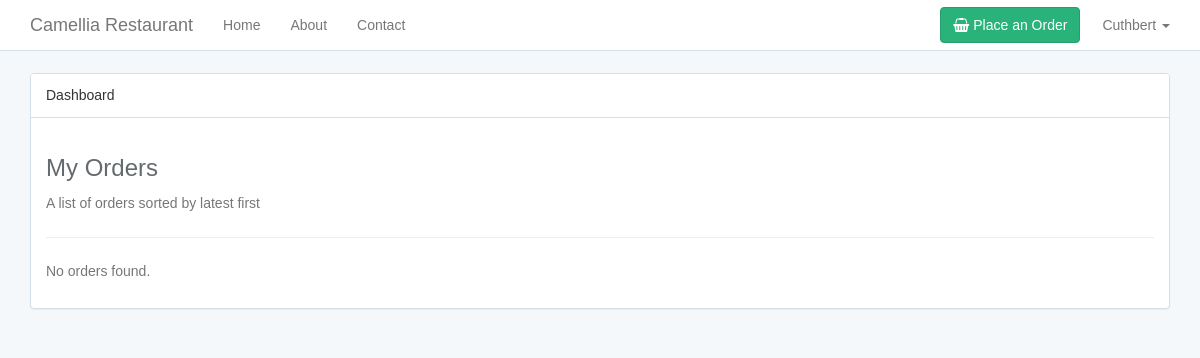
The page /dashboard.php (signed in) on the database as committed earlier.
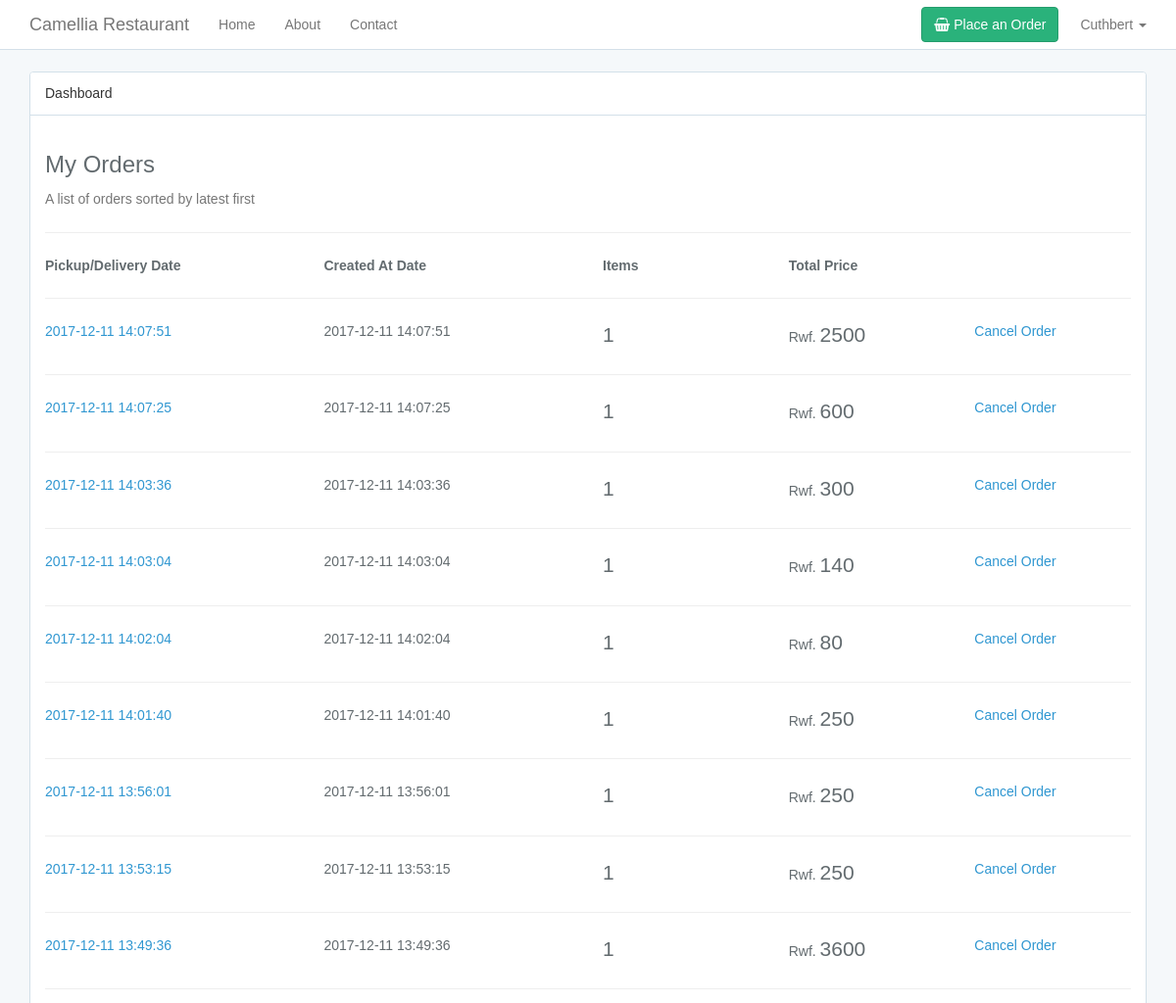
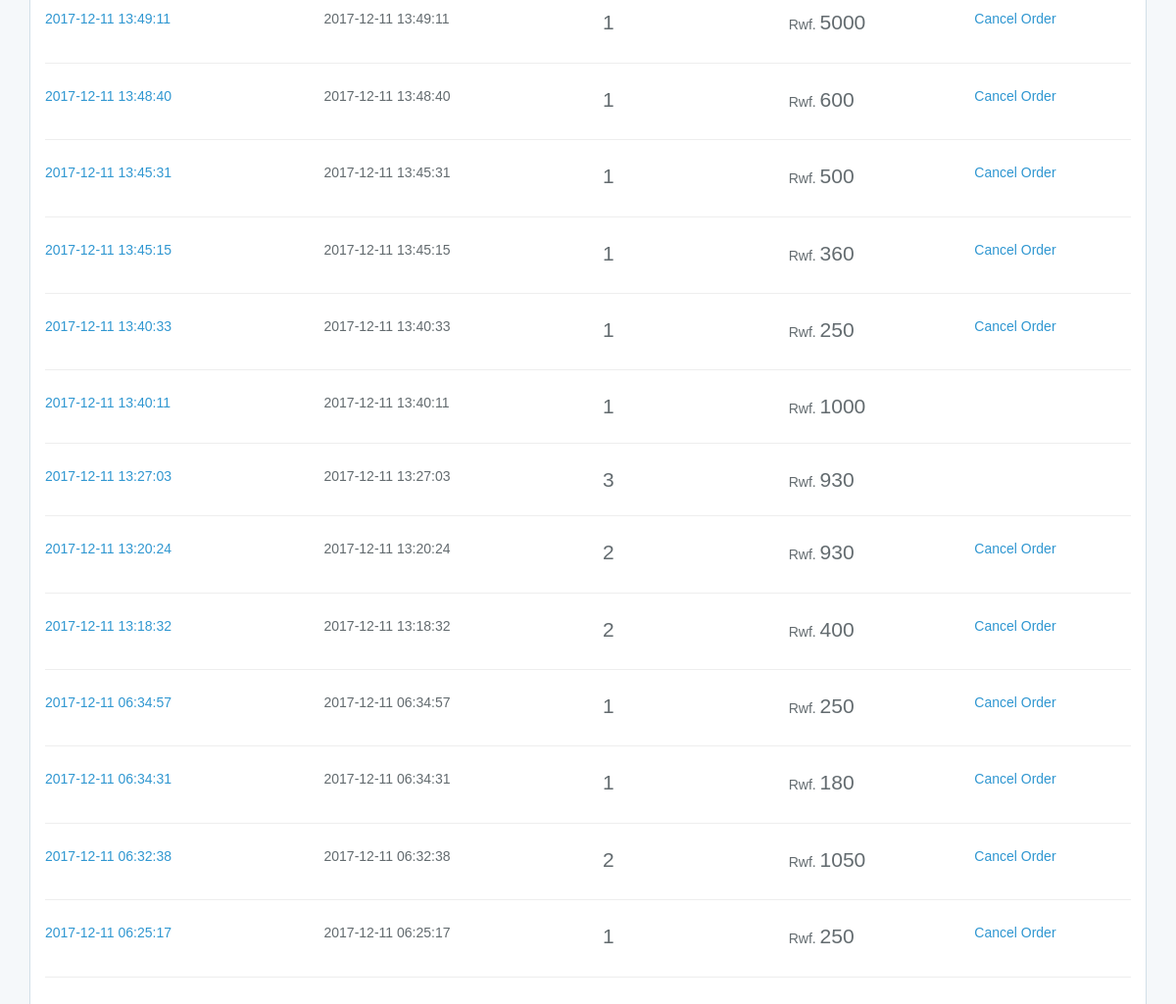
The same page on the database as committed later (2 pictures, top to bottom).
### tables this page shows
CREATE TABLE `orders` (
  `id` int(10) UNSIGNED NOT NULL,
  `user_id` int(10) UNSIGNED NOT NULL,
  `booked_at` timestamp NOT NULL DEFAULT CURRENT_TIMESTAMP,
  `expired_at` timestamp NULL DEFAULT NULL,
  `paid_at` timestamp NULL DEFAULT NULL,
  `created_at` timestamp NOT NULL DEFAULT CURRENT_TIMESTAMP,
  `updated_at` timestamp NOT NULL DEFAULT CURRENT_TIMESTAMP ON UPDATE CURRENT_TIMESTAMP
);

### helpers.php (called while the page is built, shortened)
<?php
if (!function_exists('route')) {
    function route($name)
    {
        return APP_URL . "/{$name}";
    }
}
if (!function_exists('auth_check')) {
    function auth_check()
    {
        if (isset($_SESSION['user'])) {
            return true;
        }
        return false;
    }
}
if (!function_exists('auth')) {
    function auth()
    {
        if (auth_check()) {
            return $_SESSION['user'];
        }
        return null;
    }
}
if (!function_exists('session_has')) {
    function session_has($key, $item = null)
    {
        if (isset($key)) {
            if (isset($item)) {
                if (isset($_SESSION[$key][$item])) {
                    return true;
                }
                return false;
            }
            return isset($_SESSION[$key]);
        }
        return false;
    }
}
if (!function_exists('session_get')) {
    function session_get($key, $item = null)
    {
        $value = null;
        if (isset($item)) {
            if (isset($_SESSION[$key][$item])) {
                $value = $_SESSION[$key][$item];
            }
        } elseif (isset($_SESSION[$key])) {
            $value = $_SESSION[$key];
        }
        return $value;
    }
}

### functions.php (called while the page is built, shortened)
<?php
include_once "helpers.php";
if (!function_exists('orderTotal')) {
    function orderTotal($order)
    {
        global $con;
        $row = [];
        $stmt = $con->prepare("SELECT
                                        SUM(
                                            (
                                                `order_items`.`price` * `order_items`.`quantity`
                                            )
                                        ) AS `order_total`
                                    FROM
                                        `orders`
                                    INNER JOIN `order_items`
                                    WHERE
                                    `orders`.`id` = `order_items`.`order_id`
                                    AND `order_id` = ? LIMIT 1");
        $stmt->bind_param("i", $order);
        $stmt->execute();
        $result = $stmt->get_result();
        if ($result->num_rows == 1) {
            $row = $result->fetch_assoc();
        }
        return $row['order_total'];
    }
}
if (!function_exists('orderItemsCount')) {
    function orderItemsCount($order)
    {
        global $con;
        $row = [];
        $stmt = $con->prepare("SELECT
                                        COUNT(`order_items`.id) AS `order_items_count`
                                    FROM
                                        `orders`
                                    INNER JOIN `order_items`
                                    WHERE
                                    `orders`.`id` = `order_items`.`order_id`
                                    AND `order_id` = ? LIMIT 1");
        $stmt->bind_param("i", $order);
        $stmt->execute();
        $result = $stmt->get_result();
        if ($result->num_rows == 1) {
            $row = $result->fetch_assoc();
        }
        return $row['order_items_count'];
    }
}
if (!function_exists('userOrders')) {
    function userOrders()
    {
        global $con;
        $rows = [];
        $user = auth();
        $userId = $user['id'];
        $stmt = $con->prepare("SELECT * FROM `orders` WHERE `user_id` = ? ORDER BY `created_at` DESC");
        $stmt->bind_param("i", $userId);
        $stmt->execute();
        $result = $stmt->get_result();
        if ($result->num_rows > 0) {
            $rows = $result->fetch_all(MYSQLI_BOTH);
        }
        return $rows;
    }
}

### dashboard.php (the view, shortened to what this page needs)
<?php
include_once("config.php");
include_once("helpers.php");
include_once("functions.php");
$orders = userOrders();
?>
<!DOCTYPE html>
<html lang="en">
<head>
    <?php include_once('partials/_head.php') ?>
</head>
<body>
<div id="app">
    <?php include_once('partials/_navigation.php') ?>
    <div class="container">
        <div class="panel panel-default">
            <div class="panel-heading">Dashboard</div>
            <div class="panel-body">
                <h3>My Orders</h3>
                <p class="text-muted">A list of orders sorted by latest first</p>
                <hr>
                <?php if (count($orders) > 0) { ?>
                    <div class="row hidden-xs">
                        <div class="col-sm-3">
                            <strong>Pickup/Delivery Date</strong>
                        </div>
                        <div class="col-sm-3">
                            <strong>Created At Date</strong>
                        </div>
                        <div class="col-sm-2">
                            <strong>Items</strong>
                        </div>
                        <div class="col-sm-2">
                            <strong>Total Price</strong>
                        </div>
                        <div class="col-sm-2">
                        </div>
                    </div>
                    <hr>
                    <?php foreach ($orders as $order) { ?>
                        <div class="row">
                            <div class="col-sm-3">
                                <a href="<?php echo route("user/order.php?order={$order['id']}") ?>">
                                    <?php echo $order['booked_at']; ?>
                                </a>
                            </div>
                            <div class="col-sm-3">
                                <?php echo $order['created_at']; ?>
                            </div>
                            <div class="col-sm-2">
                                <span class="lead"><?php echo orderItemsCount($order['id']); ?></span>
                            </div>
                            <div class="col-sm-2">
                                <?php echo APP_CURRENCY; ?>
                                <span class="lead"><?php echo orderTotal($order['id']); ?></span>
                            </div>
                            <div class="col-sm-2">
                                <ul class="list-inline">
                                    <?php if (!isset($order['paid_at'])) { ?>
                                        <li>
                                            <a href="">
                                                Cancel Order
                                            </a>
                                        </li>
                                    <?php } ?>
                                </ul>
                            </div>
                        </div>
                        <hr>
                    <?php } ?>
                <?php } else { ?>
                    <p class="text-muted">No orders found.</p>
                <?php } ?>
            </div>
        </div>
    </div>
</div>
</body>
</html>

### partials/_head.php (shortened to what this page needs)
<link href="<?php echo APP_URL . "/public/css/app.css"; ?>" rel="stylesheet">

### partials/_navigation.php (shortened to what this page needs)
<nav class="navbar navbar-default navbar-static-top">
    <div class="container">
        <div class="navbar-header">
            <a class="navbar-brand" href="<?php echo route(''); ?>">
                <?php echo APP_NAME; ?>
            </a>
        </div>
        <div class="collapse navbar-collapse" id="app-navbar-collapse">
            <ul class="nav navbar-nav">
                <li><a href="<?php echo route(''); ?>">Home</a></li>&nbsp;
                <li><a href="<?php echo route("about.php"); ?>">About</a></li>
                <li><a href="<?php echo route("contact.php"); ?>">Contact</a></li>
            </ul>
            <ul class="nav navbar-nav navbar-right">
                <?php if (!session_has("user")) { ?>
                    <li><a href="<?php echo route("auth/login.php"); ?>">Login</a></li>
                    <li><a href="<?php echo route("auth/register.php"); ?>">Register</a></li>
                <?php } else { ?>
                    <li class="dropdown">
                        <a href="#" class="dropdown-toggle" data-toggle="dropdown" role="button" aria-expanded="false"
                           aria-haspopup="true">
                            <?php echo session_has('user', 'first_name') ? session_get('user', 'first_name') : '' ?>
                            <span class="caret"></span>
                        </a>
                    </li>
                <?php } ?>
            </ul>
            <?php if (session_has('cart')) { ?>
                <a role="button" href="<?php echo route('orders/menu.php'); ?>"
                   class="btn btn-success navbar-btn pull-right" style="margin-right: 7px;">
                    <i class="fa fa-shopping-basket"></i> Menu
                </a>
                <a role="button" href="<?php echo route('orders/cart.php'); ?>"
                   class="btn btn-success navbar-btn pull-right" style="margin-right: 7px;">
                    <i class="fa fa-shopping-cart"></i> Cart
<?php  ?><?php  ?>
                    <sup class="badge"><?php echo session_get('cart', 'qty'); ?></sup>
                </a>
            <?php } else { ?>
                <a role="button" href="<?php echo route('orders/menu.php'); ?>"
                   class="btn btn-success navbar-btn pull-right" style="margin-right: 7px;">
                    <i class="fa fa-shopping-basket"></i> Place an Order
                </a>
            <?php } ?>
        </div>
    </div>
</nav>

Rows that differ between the two databases and show on the page:
added orders: booked_at "2017-12-11 14:07:51", created_at "2017-12-11 14:07:51", id "1", id "2500", shows "Cancel Order"
added orders: booked_at "2017-12-11 14:07:25", created_at "2017-12-11 14:07:25", id "1", id "600", shows "Cancel Order"
added orders: booked_at "2017-12-11 14:03:36", created_at "2017-12-11 14:03:36", id "1", id "300", shows "Cancel Order"
added orders: booked_at "2017-12-11 14:03:04", created_at "2017-12-11 14:03:04", id "1", id "140", shows "Cancel Order"
added orders: booked_at "2017-12-11 14:02:04", created_at "2017-12-11 14:02:04", id "1", id "80", shows "Cancel Order"
added orders: booked_at "2017-12-11 14:01:40", created_at "2017-12-11 14:01:40", id "1", id "250", shows "Cancel Order"
added orders: booked_at "2017-12-11 13:56:01", created_at "2017-12-11 13:56:01", id "1", id "250", shows "Cancel Order"
added orders: booked_at "2017-12-11 13:53:15", created_at "2017-12-11 13:53:15", id "1", id "250", shows "Cancel Order"
added orders: booked_at "2017-12-11 13:49:36", created_at "2017-12-11 13:49:36", id "1", id "3600", shows "Cancel Order"
added orders: booked_at "2017-12-11 13:49:11", created_at "2017-12-11 13:49:11", id "1", id "5000", shows "Cancel Order"
added orders: booked_at "2017-12-11 13:48:40", created_at "2017-12-11 13:48:40", id "1", id "600", shows "Cancel Order"
added orders: booked_at "2017-12-11 13:45:31", created_at "2017-12-11 13:45:31", id "1", id "500", shows "Cancel Order"
added orders: booked_at "2017-12-11 13:45:15", created_at "2017-12-11 13:45:15", id "1", id "360", shows "Cancel Order"
added orders: booked_at "2017-12-11 13:40:33", created_at "2017-12-11 13:40:33", id "1", id "250", shows "Cancel Order"
added orders: booked_at "2017-12-11 13:40:11", created_at "2017-12-11 13:40:11", id "1", id "1000"
added orders: booked_at "2017-12-11 13:27:03", created_at "2017-12-11 13:27:03", id "3", id "930"
added orders: booked_at "2017-12-11 13:20:24", created_at "2017-12-11 13:20:24", id "2", id "930", shows "Cancel Order"
added orders: booked_at "2017-12-11 13:18:32", created_at "2017-12-11 13:18:32", id "2", id "400", shows "Cancel Order"
added orders: booked_at "2017-12-11 06:34:57", created_at "2017-12-11 06:34:57", id "1", id "250", shows "Cancel Order"
added orders: booked_at "2017-12-11 06:34:31", created_at "2017-12-11 06:34:31", id "1", id "180", shows "Cancel Order"
added orders: booked_at "2017-12-11 06:32:38", created_at "2017-12-11 06:32:38", id "2", id "1050", shows "Cancel Order"
added orders: booked_at "2017-12-11 06:25:17", created_at "2017-12-11 06:25:17", id "1", id "250", shows "Cancel Order"
Other text that changed with them:
text no longer shown: "No orders found."
text now shown: "Pickup/Delivery Date Created At Date Items Total Price"
